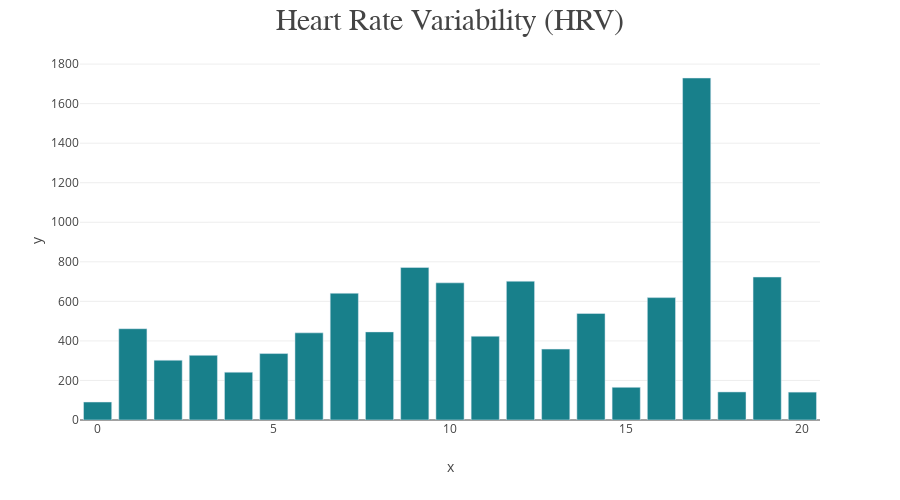

Source (notebook cell):
### Code cell
large_rockwell_template = dict(
        layout=go.Layout(title_font=dict(family="IBM Plex Sans", size=30)))

fig = px.bar(x=hr_stats["dates"],y=hr_stats["hrv"],) # text=hr_stats["hrv"]

fig.update_layout(
    height=500, width=900,template=large_rockwell_template,title="Heart Rate Variability (HRV)"
)
fig.update_traces(marker=dict(color="#18808B"))

### Figure 1 — Plotly figure (JSON) as saved in the notebook; plotly's stock layout.template omitted (floating-point values rounded to 4 significant figures)
{"data": [{"alignmentgroup": "True", "hovertemplate": "x=%{x}<br>y=%{y}<extra></extra>", "legendgroup": "", "marker": {"color": "#18808B"}, "name": "", "offsetgroup": "", "orientation": "v", "showlegend": false, "textposition": "auto", "type": "bar", "x": [0, 1, 2, 3, 4, 5, 6, 7, 8, 9, 10, 11, 12, 13, 14, 15, 16, 17, 18, 19, 20], "xaxis": "x", "y": [90.95, 461.7, 302.5, 327.0, 242.0, 336.1, 440.8, 641.1, 445.6, 771.7, 693.7, 423.8, 702.0, 358.6, 538.8, 165.3, 619.0, 1730.0, 142.0, 723.1, 141.0], "yaxis": "y"}], "layout": {"barmode": "relative", "height": 500, "legend": {"tracegroupgap": 0}, "margin": {"t": 60}, "title": {"text": "Heart Rate Variability (HRV)"}, "width": 900, "xaxis": {"anchor": "y", "domain": [0, 1], "title": {"text": "x"}}, "yaxis": {"anchor": "x", "domain": [0, 1], "title": {"text": "y"}}}}
